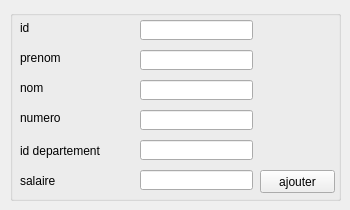
      <widget class="QWidget" name="tab">
       <attribute name="title">
        <string>nouvel employé</string>
       </attribute>
       <widget class="QLabel" name="label">
        <property name="geometry">
         <rect>
          <x>20</x>
          <y>20</y>
          <width>61</width>
          <height>16</height>
         </rect>
        </property>
        <property name="text">
         <string>id</string>
        </property>
       </widget>
       <widget class="QLabel" name="label_2">
        <property name="geometry">
         <rect>
          <x>20</x>
          <y>50</y>
          <width>61</width>
          <height>16</height>
         </rect>
        </property>
        <property name="text">
         <string>prenom</string>
        </property>
       </widget>
       <widget class="QLabel" name="label_3">
        <property name="geometry">
         <rect>
          <x>20</x>
          <y>80</y>
          <width>61</width>
          <height>16</height>
         </rect>
        </property>
        <property name="text">
         <string>nom</string>
        </property>
       </widget>
       <widget class="QLabel" name="label_4">
        <property name="geometry">
         <rect>
          <x>20</x>
          <y>110</y>
          <width>61</width>
          <height>16</height>
         </rect>
        </property>
        <property name="text">
         <string>numero</string>
        </property>
       </widget>
       <widget class="QLabel" name="label_5">
        <property name="geometry">
         <rect>
          <x>20</x>
          <y>140</y>
          <width>91</width>
          <height>21</height>
         </rect>
        </property>
        <property name="text">
         <string>id departement</string>
        </property>
       </widget>
       <widget class="QLabel" name="label_6">
        <property name="geometry">
         <rect>
          <x>20</x>
          <y>170</y>
          <width>91</width>
          <height>21</height>
         </rect>
        </property>
        <property name="text">
         <string>salaire</string>
        </property>
       </widget>
       <widget class="QGroupBox" name="groupBox">
        <property name="geometry">
         <rect>
          <x>10</x>
          <y>10</y>
          <width>331</width>
          <height>191</height>
         </rect>
        </property>
        <property name="title">
         <string/>
        </property>
        <widget class="QPushButton" name="pb_ajouter">
         <property name="geometry">
          <rect>
           <x>250</x>
           <y>160</y>
           <width>75</width>
           <height>23</height>
          </rect>
         </property>
         <property name="text">
          <string>ajouter</string>
         </property>
        </widget>
        <widget class="QLineEdit" name="le_id">
         <property name="geometry">
          <rect>
           <x>130</x>
           <y>10</y>
           <width>113</width>
           <height>20</height>
          </rect>
         </property>
        </widget>
        <widget class="QLineEdit" name="le_prenom">
         <property name="geometry">
          <rect>
           <x>130</x>
           <y>40</y>
           <width>113</width>
           <height>20</height>
          </rect>
         </property>
        </widget>
        <widget class="QLineEdit" name="le_nom">
         <property name="geometry">
          <rect>
           <x>130</x>
           <y>70</y>
           <width>113</width>
           <height>20</height>
          </rect>
         </property>
        </widget>
        <widget class="QLineEdit" name="le_numero">
         <property name="geometry">
          <rect>
           <x>130</x>
           <y>100</y>
           <width>113</width>
           <height>20</height>
          </rect>
         </property>
        </widget>
        <widget class="QLineEdit" name="le_id_depp">
         <property name="geometry">
          <rect>
           <x>130</x>
           <y>130</y>
           <width>113</width>
           <height>20</height>
          </rect>
         </property>
        </widget>
        <widget class="QLineEdit" name="le_salaire">
         <property name="geometry">
          <rect>
           <x>130</x>
           <y>160</y>
           <width>113</width>
           <height>20</height>
          </rect>
         </property>
        </widget>
       </widget>
       <zorder>groupBox</zorder>
       <zorder>label</zorder>
       <zorder>label_2</zorder>
       <zorder>label_3</zorder>
       <zorder>label_4</zorder>
       <zorder>label_5</zorder>
       <zorder>label_6</zorder>
      </widget>
